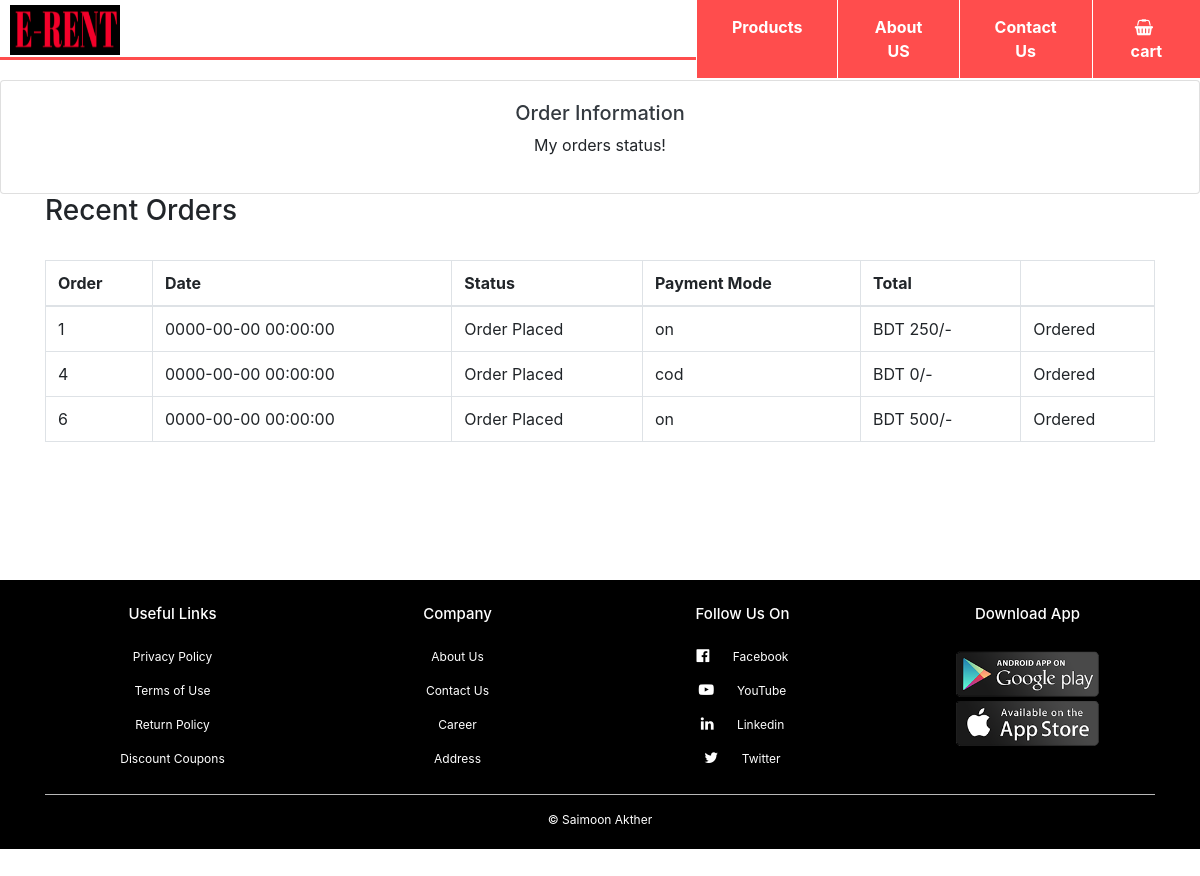
Page /my-account.php (signed in) on the committed database.
### tables this page shows
CREATE TABLE `rents` (
  `id` int(11) NOT NULL,
  `uid` int(11) NOT NULL,
  `totalprice` varchar(255) NOT NULL,
  `orderstatus` varchar(255) NOT NULL,
  `paymentmode` varchar(255) NOT NULL,
  `timestamp` datetime NOT NULL
);

### my-account.php (the view, shortened to what this page needs)
<?php
	require_once ('database/config.php');
include ('include/header.php');
$uid = $_SESSION['customerid'];
?>
    <div class="card">
  <div class="card-body">
  <h5 class="text-center text-dark">Order Information</h5>
  <p class="text-center">My orders status!</p>
  </div>
</div>
	<section id="content">
		<div class="content-blog content-account">
			<div class="container">
				<div class="row">
					<div class="col-md-12">
			<h3>Recent Orders</h3>
			<br>
			<table class="cart-table account-table table table-bordered">
				<thead>
					<tr>
						<th>Order</th>
						<th>Date</th>
						<th>Status</th>
						<th>Payment Mode</th>
						<th>Total</th>
						<th></th>
					</tr>
				</thead>
				<tbody>
				<?php
					$ordsql = "SELECT * FROM rents WHERE uid='$uid'";
					$ordres = mysqli_query($connection, $ordsql);
					while($ordr = mysqli_fetch_assoc($ordres)){
				?>
					<tr>
						<td>
							<?php echo $ordr['id']; ?>
						</td>
						<td>
							<?php echo $ordr['timestamp']; ?>
						</td>
						<td>
							<?php echo $ordr['orderstatus']; ?>
						</td>
						<td>
							<?php echo $ordr['paymentmode']; ?>
						</td>
						<td>
							BDT <?php echo $ordr['totalprice']; ?>/-
						</td>
						<td>
							Ordered
						</td>
					</tr>
				<?php } ?>
				</tbody>
			</table>
			<br>
			<br>
			<br>
					</div>
				</div>
			</div>
		</div>
	</section>
<?php include ('include/footer.php') ?>

### include/header.php (shortened to what this page needs)
<html>
<head>
<link rel="stylesheet" href="css/style.css?<?php echo time() ?>">
<link rel="stylesheet" href="css/product.css?<?php echo time() ?>">
<link rel="stylesheet" href="https://stackpath.bootstrapcdn.com/bootstrap/4.2.1/css/bootstrap.min.css">
<link rel="stylesheet" href="https://stackpath.bootstrapcdn.com/font-awesome/4.7.0/css/font-awesome.min.css">
</head>
<body>
<?php include('top_nav.php');?>

### include/top_nav.php (shortened to what this page needs)
<div class="top-nav-bar">
<div class="search-box">
<a href="index.php" ><img src="images/logo.png" width="110px" height="40px" class="logo"> </a>
</div>
<div class="menu-bar">
<ul>
<li><a href="shop.php">Products</a></li>
<li><a href="aboutus.php">About US</a></li>
<li><a href="contact.php">Contact Us</a></li>
<li><a href="cart.php"><i class="fa fa-shopping-basket"></i>cart</a></li>
</ul>
</div>
</div>

### include/footer.php (shortened to what this page needs)
<section class="footer">
<div class="container text-center">
    <div class="row">
        <div class="col-md-3">
            <h1>Useful Links</h1>
            <p>Privacy Policy</p>
            <p>Terms of Use</p>
            <p>Return Policy</p>
            <p>Discount Coupons</p>
        </div>
        <div class="col-md-3">
            <h1>Company</h1>
            <p>About Us</p>
            <p>Contact Us</p>
            <p>Career</p>
            <p>Address</p>
        </div>
        <div class="col-md-3">
            <h1>Follow Us On</h1>
            <p><i class="fa fa-facebook-official"></i> Facebook</p>
            <p><i class="fa fa-youtube-play"></i> YouTube</p>
            <p><i class="fa fa-linkedin"></i> Linkedin</p>
            <p><i class="fa fa-twitter"></i> Twitter</p>
        </div>
        <div class="col-md-3 footer-image">
            <h1>Download App</h1>
            <img src="images/app-logo.png">
        </div>
    </div>
    <hr>
    <p class="copyright">© Saimoon Akther</p>
</div>
</section>
</body>
</html>

### css/style.css (style rules this page uses)
* { margin: 0; padding: 0; }
body { font-family: sans-serif; }
.top-nav-bar { height: 60px; top: 0; position: sticky; background: #fff; margin-bottom: 20px; border-bottom: 3px solid #ff4d4d; z-index: 2; }
.logo { height: 50px; margin: 5px 10px; }
.search-box { display: inline-flex; width: 40%; }
.menu-bar { width: 42%; height: 57px; float: right; }
.menu-bar ul { display: inline-flex; float: right; }
.menu-bar ul li { border-left: 1px solid #fff; list-style-type: none; padding: 15px 35px; text-align: center; background-color: #ff4d4d; cursor: pointer; }
.menu-bar ul li a { font-size: 16px; font-weight: bold; color: #fff; text-decoration: none; }
.fa-shopping-basket { margin-right: 5px; }
.footer { margin-top: 50px; background: #000; color: #fff; }
.footer h1 { font-size: 15px; margin: 25px 0; }
.footer p { font-size: 12px; }
.copyright { margin-bottom: -80px; text-align: center; font-size: 15px; padding-bottom: 20px; }
.footer hr { margin-top: 10px; background-color: #ccc; }
.footer-image img { width: 150px; }
.footer .row .fa { padding-right: 20px; font-size: 15px; }

### css/product.css (style rules this page uses)
body { font-family: "Open Sans", sans-serif; }

### rows in the picture
rents: id "1", timestamp "0000-00-00 00:00:00", orderstatus "Order Placed", paymentmode "on", totalprice "250"
rents: id "4", timestamp "0000-00-00 00:00:00", orderstatus "Order Placed", paymentmode "cod", totalprice "0"
rents: id "6", timestamp "0000-00-00 00:00:00", orderstatus "Order Placed", paymentmode "on", totalprice "500"
